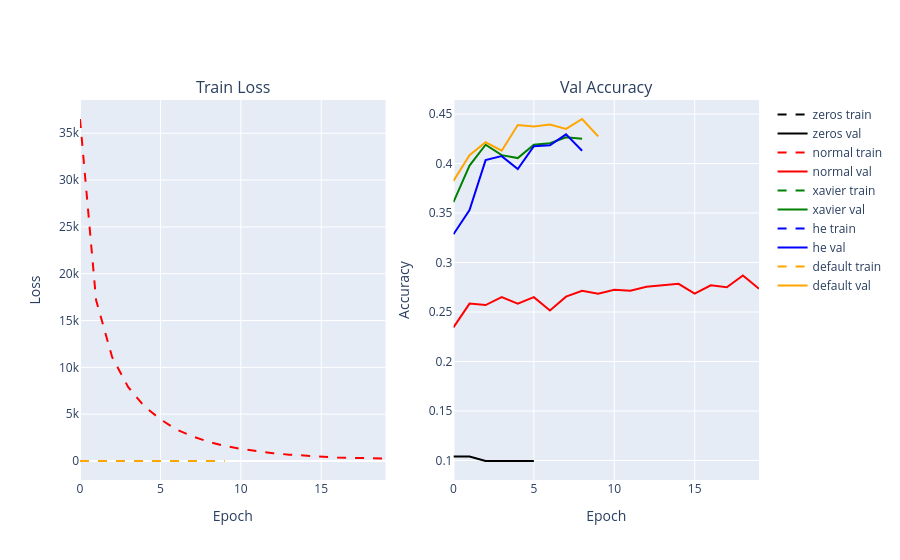

Notebook cell for this chart:
### Markdown cell above
**Задание: добавить инициализацию по-умолчанию.**

### Code cell
batch_size = 64
train_loader = DataLoader(train_dataset, batch_size=batch_size, shuffle=True)
val_loader = DataLoader(val_dataset, batch_size=batch_size, shuffle=False)

init_types = ['zeros', 'normal', 'xavier', 'he', 'default']   # 'default' — добавлено по заданию
histories = {}

for init in init_types:
    print(f'\n=== Инициализация: {init} ===')
    model = MLP(use_bn=False, dropout_rate=0.0, init_type=init).to(device)
    model, history, best_epoch = train_model(model, train_loader, val_loader, epochs=EPOCHS, patience=5, verbose=False)
    histories[init] = history
    print(f'Best val acc: {max(history["val_acc"]):.4f} | эпох: {len(history["val_acc"])} | {history["time"]:.0f} c')

# Визуализация
fig = make_subplots(rows=1, cols=2, subplot_titles=('Train Loss', 'Val Accuracy'))
colors = {'zeros':'black', 'normal':'red', 'xavier':'green', 'he':'blue', 'default':'orange'}
for init in init_types:
    fig.add_trace(go.Scatter(y=histories[init]['train_loss'], mode='lines', name=f'{init} train',
                              line=dict(color=colors[init], dash='dash')), row=1, col=1)
    fig.add_trace(go.Scatter(y=histories[init]['val_acc'], mode='lines', name=f'{init} val',
                              line=dict(color=colors[init])), row=1, col=2)
fig.update_xaxes(title_text='Epoch', row=1, col=1)
fig.update_xaxes(title_text='Epoch', row=1, col=2)
fig.update_yaxes(title_text='Loss', row=1, col=1)
fig.update_yaxes(title_text='Accuracy', row=1, col=2)
fig.show()
plotly_static(fig)   # статичная копия графика (видна без запущенного Jupyter)

### Figure 1 — Plotly figure (JSON) as saved in the notebook; plotly's stock layout.template omitted (floating-point values rounded to 4 significant figures)
{"data": [{"line": {"color": "black", "dash": "dash"}, "mode": "lines", "name": "zeros train", "type": "scatter", "xaxis": "x", "y": [2.303, 2.303, 2.303, 2.303, 2.303, 2.303], "yaxis": "y"}, {"line": {"color": "black"}, "mode": "lines", "name": "zeros val", "type": "scatter", "xaxis": "x2", "y": [0.104, 0.104, 0.0995, 0.0995, 0.0995, 0.0995], "yaxis": "y2"}, {"line": {"color": "red", "dash": "dash"}, "mode": "lines", "name": "normal train", "type": "scatter", "xaxis": "x", "y": [36520.0, 17180.0, 11090.0, 7891.0, 5832.0, 4457.0, 3360.0, 2622.0, 2056.0, 1614.0, 1287.0, 1034.0, 828.8, 681.3, 554.1, 462.1, 366.2, 338.3, 287.3, 249.2], "yaxis": "y"}, {"line": {"color": "red"}, "mode": "lines", "name": "normal val", "type": "scatter", "xaxis": "x2", "y": [0.2345, 0.2585, 0.257, 0.265, 0.2585, 0.265, 0.2515, 0.2655, 0.2715, 0.2685, 0.2725, 0.2715, 0.2755, 0.277, 0.2785, 0.2685, 0.277, 0.275, 0.287, 0.2735], "yaxis": "y2"}, {"line": {"color": "green", "dash": "dash"}, "mode": "lines", "name": "xavier train", "type": "scatter", "xaxis": "x", "y": [1.976, 1.66, 1.514, 1.375, 1.252, 1.164, 1.024, 0.9194, 0.8179], "yaxis": "y"}, {"line": {"color": "green"}, "mode": "lines", "name": "xavier val", "type": "scatter", "xaxis": "x2", "y": [0.361, 0.398, 0.419, 0.4085, 0.4055, 0.419, 0.4205, 0.4265, 0.425], "yaxis": "y2"}, {"line": {"color": "blue", "dash": "dash"}, "mode": "lines", "name": "he train", "type": "scatter", "xaxis": "x", "y": [2.053, 1.697, 1.523, 1.384, 1.293, 1.162, 1.035, 0.9494, 0.8654], "yaxis": "y"}, {"line": {"color": "blue"}, "mode": "lines", "name": "he val", "type": "scatter", "xaxis": "x2", "y": [0.3285, 0.353, 0.4035, 0.4075, 0.3945, 0.4175, 0.4185, 0.4295, 0.413], "yaxis": "y2"}, {"line": {"color": "orange", "dash": "dash"}, "mode": "lines", "name": "default train", "type": "scatter", "xaxis": "x", "y": [1.844, 1.603, 1.468, 1.342, 1.245, 1.12, 1.012, 0.9068, 0.8027, 0.6922], "yaxis": "y"}, {"line": {"color": "orange"}, "mode": "lines", "name": "default val", "type": "scatter", "xaxis": "x2", "y": [0.3825, 0.4085, 0.4215, 0.413, 0.439, 0.4375, 0.4395, 0.435, 0.445, 0.4275], "yaxis": "y2"}], "layout": {"annotations": [{"font": {"size": 16}, "showarrow": false, "text": "Train Loss", "x": 0.225, "xanchor": "center", "xref": "paper", "y": 1.0, "yanchor": "bottom", "yref": "paper"}, {"font": {"size": 16}, "showarrow": false, "text": "Val Accuracy", "x": 0.775, "xanchor": "center", "xref": "paper", "y": 1.0, "yanchor": "bottom", "yref": "paper"}], "xaxis": {"anchor": "y", "domain": [0.0, 0.45], "title": {"text": "Epoch"}}, "xaxis2": {"anchor": "y2", "domain": [0.55, 1.0], "title": {"text": "Epoch"}}, "yaxis": {"anchor": "x", "domain": [0.0, 1.0], "title": {"text": "Loss"}}, "yaxis2": {"anchor": "x2", "domain": [0.0, 1.0], "title": {"text": "Accuracy"}}}}
